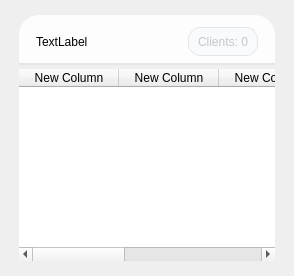
         <widget class="QWidget" name="client_list">
          <layout class="QVBoxLayout" name="verticalLayout_5">
           <item>
            <widget class="QWidget" name="widget_10" native="true">
             <property name="styleSheet">
              <string notr="true"/>
             </property>
             <layout class="QVBoxLayout" name="verticalLayout_4">
              <property name="spacing">
               <number>4</number>
              </property>
              <property name="leftMargin">
               <number>8</number>
              </property>
              <property name="topMargin">
               <number>4</number>
              </property>
              <property name="rightMargin">
               <number>8</number>
              </property>
              <property name="bottomMargin">
               <number>4</number>
              </property>
              <item>
               <widget class="QWidget" name="widget_11" native="true">
                <property name="minimumSize">
                 <size>
                  <width>0</width>
                  <height>50</height>
                 </size>
                </property>
                <property name="styleSheet">
                 <string notr="true">

.QWidget{
background-color: #fdfdfd;
border-top-left-radius: 20px;
border-top-right-radius: 20px;
border-bottom: 2px solid #e3e6e9;
}</string>
                </property>
                <layout class="QHBoxLayout" name="horizontalLayout_9">
                 <property name="leftMargin">
                  <number>17</number>
                 </property>
                 <property name="topMargin">
                  <number>12</number>
                 </property>
                 <property name="rightMargin">
                  <number>17</number>
                 </property>
                 <item>
                  <widget class="QLabel" name="label_29">
                   <property name="styleSheet">
                    <string notr="true">QLabel{
border: None;
}</string>
                   </property>
                   <property name="text">
                    <string>TextLabel</string>
                   </property>
                  </widget>
                 </item>
                 <item>
                  <spacer name="horizontalSpacer_7">
                   <property name="orientation">
                    <enum>Qt::Horizontal</enum>
                   </property>
                   <property name="sizeHint" stdset="0">
                    <size>
                     <width>40</width>
                     <height>20</height>
                    </size>
                   </property>
                  </spacer>
                 </item>
                 <item>
                  <widget class="QLabel" name="client_num_label_2">
                   <property name="styleSheet">
                    <string notr="true">.QLabel{
border: 1px solid #e3e6e9;
border-radius: 12px;
background-color: #f8fafc;
padding: 4px 6px;
color: #c5c7c9;
}
</string>
                   </property>
                   <property name="text">
                    <string>Clients: 0</string>
                   </property>
                  </widget>
                 </item>
                </layout>
               </widget>
              </item>
              <item>
               <widget class="QTableWidget" name="tableWidget_2">
                <property name="styleSheet">
                 <string notr="true">QTableWidget{
border-radius: 50px;
}</string>
                </property>
                <attribute name="verticalHeaderVisible">
                 <bool>false</bool>
                </attribute>
                <column>
                 <property name="text">
                  <string>New Column</string>
                 </property>
                </column>
                <column>
                 <property name="text">
                  <string>New Column</string>
                 </property>
                </column>
                <column>
                 <property name="text">
                  <string>New Column</string>
                 </property>
                </column>
                <column>
                 <property name="text">
                  <string>New Column</string>
                 </property>
                </column>
                <column>
                 <property name="text">
                  <string>New Column</string>
                 </property>
                </column>
               </widget>
              </item>
             </layout>
            </widget>
           </item>
          </layout>
         </widget>
